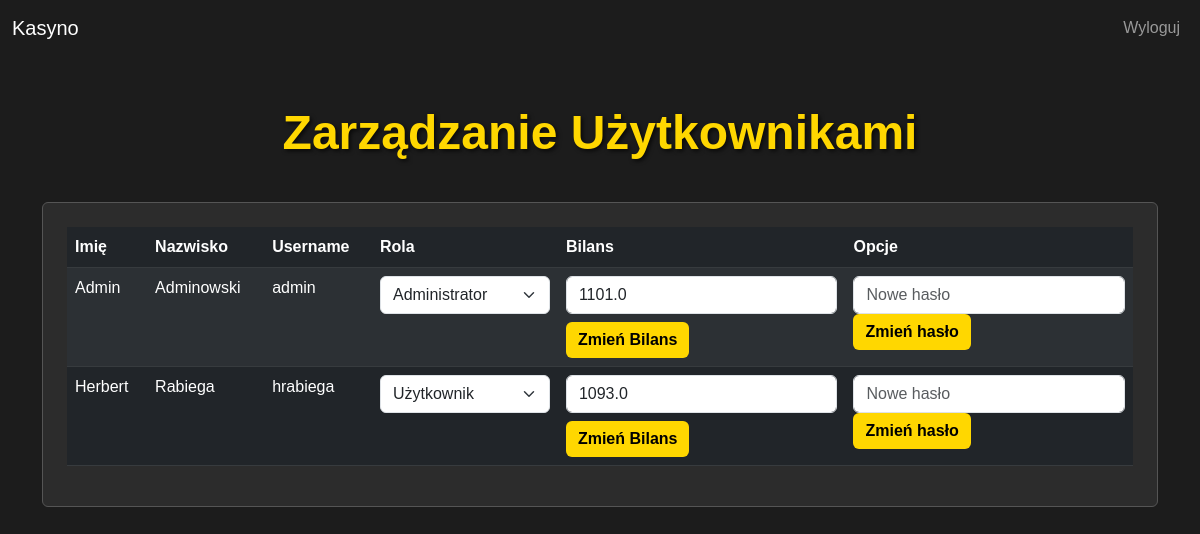
The app's page /admin_users, older data.
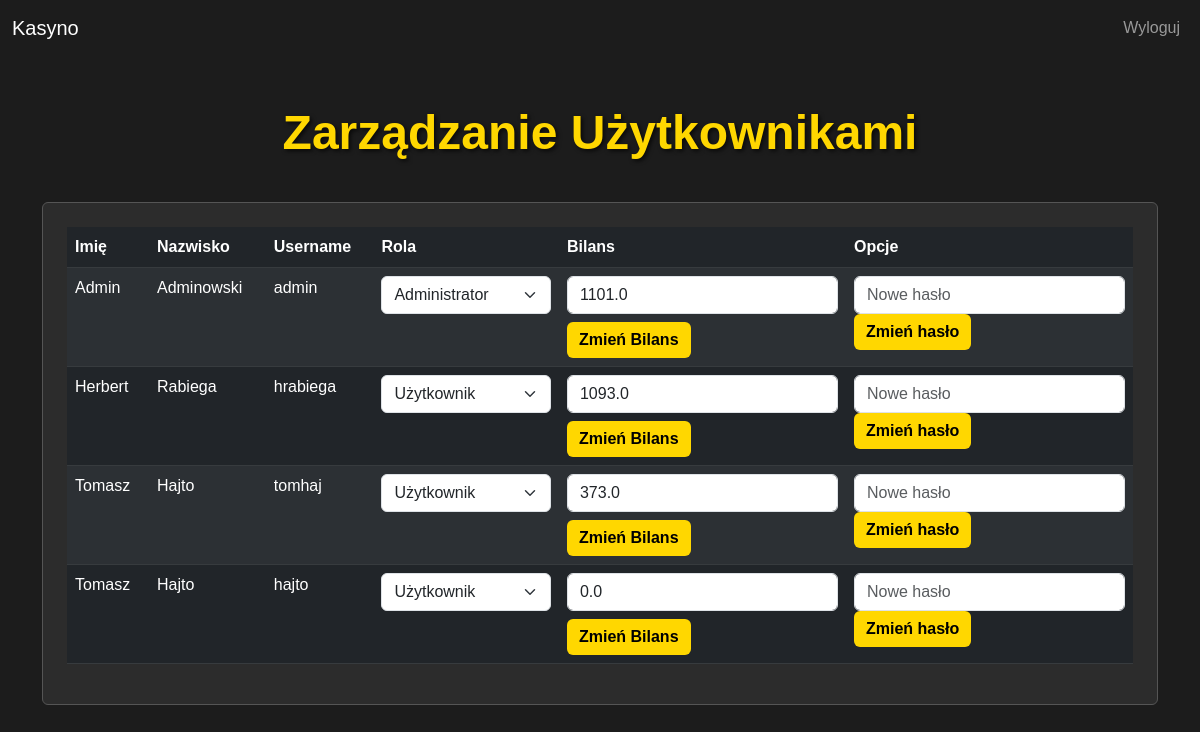
The same page, newer data.
### main.py (models this page shows)
class User(db.Model):
    id = db.Column(db.Integer, primary_key=True)
    first_name = db.Column(db.String(100), nullable=False)
    last_name = db.Column(db.String(100), nullable=False)
    username = db.Column(db.String(50), unique=True, nullable=False)
    password = db.Column(db.String(50), nullable=False)
    balance = db.Column(db.Float, default=0.0)
    birth_date = db.Column(db.Date, nullable=False)
    role = db.Column(db.String(10), default='user')  # user or admin

### main.py (the view)
@app.route('/admin_users')
def admin_users():
    users = User.query.all()
    return render_template('admin_users.html', users=users)

### main.py (called while the page is built, shortened)
@app.before_request
def setup_database():
    db.create_all()

### templates/admin_users.html (shortened to what this page needs)
<!DOCTYPE html>
<html lang="en">
<head>
    <link href="https://cdn.jsdelivr.net/npm/bootstrap@5.3.0-alpha1/dist/css/bootstrap.min.css" rel="stylesheet">
</head>
<body>
    <nav class="navbar navbar-expand-lg navbar-dark">
        <div class="container-fluid">
            <a class="navbar-brand" href="/casino">Kasyno</a>
            <ul class="navbar-nav ms-auto">
                <li class="nav-item">
                    <a class="nav-link" href="/logout">Wyloguj</a>
                </li>
            </ul>
        </div>
    </nav>
    <div class="container mt-5">
        <h1 class="text-center">Zarządzanie Użytkownikami</h1>
        <div class="card p-4">
            <table class="table table-dark table-striped">
                <thead>
                    <tr>
                        <th>Imię</th>
                        <th>Nazwisko</th>
                        <th>Username</th>
                        <th>Rola</th>
                        <th>Bilans</th>
                        <th>Opcje</th>
                    </tr>
                </thead>
                <tbody>
                    {% for user in users %}
                    <tr>
                        <td>{{ user.first_name }}</td>
                        <td>{{ user.last_name }}</td>
                        <td>{{ user.username }}</td>
                        <td>
                            <form action="/change_role/{{ user.id }}" method="POST">
                                <select name="role" class="form-select" onchange="this.form.submit()">
                                    <option value="user" {% if user.role == 'user' %} selected {% endif %}>Użytkownik</option>
                                    <option value="admin" {% if user.role == 'admin' %} selected {% endif %}>Administrator</option>
                                </select>
                            </form>
                        </td>
                        <td>
                            <form action="/change_balance/{{ user.id }}" method="POST">
                                <input type="number" class="form-control" name="balance" value="{{ user.balance }}" step="0.01" min="0" required>
                                <button type="submit" class="btn btn-primary mt-2">Zmień Bilans</button>
                            </form>
                        </td>
                        <td>
                            <form action="{{ url_for('change_password_user', user_id=user.id) }}" method="POST">
                                <input type="password" name="new_password" class="form-control" required placeholder="Nowe hasło">
                                <button type="submit" class="btn btn-primary">Zmień hasło</button>
                            </form>
                        </td>
                    </tr>
                    {% endfor %}
                </tbody>
            </table>
        </div>
    </div>
</body>
</html>

### templates/admin_users.html (style rules this page uses)
body { background-color: #1c1c1c; color: #f5f5f5; font-family: 'Arial', sans-serif; }
h1 { color: gold; text-shadow: 2px 2px 4px rgba(0, 0, 0, 0.7); font-size: 48px; font-weight: bold; margin-bottom: 40px; }
.card { background-color: #2c2c2c; border: 1px solid #555; }
.table thead { background-color: #333; }
.btn-primary { background-color: gold; border: none; color: black; font-weight: bold; }

Row changes from the older to the newer data that the page shows:
added User: first_name "Tomasz", last_name "Hajto", username "tomhaj", role "Użytkownik", balance "373.0"
added User: first_name "Tomasz", last_name "Hajto", username "hajto", role "Użytkownik", balance "0.0"
